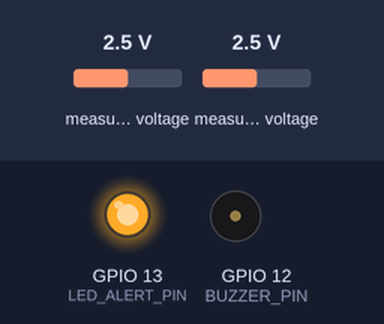
This sketch was run on a simulated ESP32. On the bench: output pins drawn as LEDs (lit = HIGH), buzzer (waves = sounding). The test bench sets the inputs (shaded band); at power-on: measured voltage 2.5 V. WiFi joins after 1.5 s; servers stay silent unless stated; uploads are accepted with an empty reply; the camera gives no picture; what the sketch prints to the serial monitor is not drawn.

Above: at 2.4 s.
At 28.2 s:
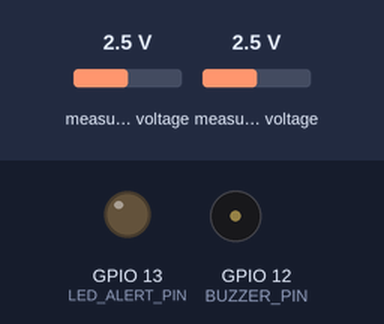
Timing chart, 0 to 29.7 s (numbered marks = the images above):
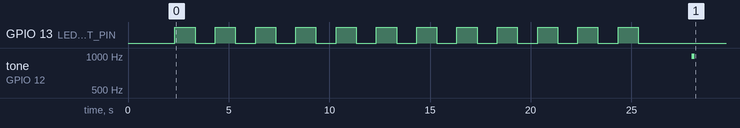

The sketch:

esp32_cam_pesticide.ino
```cpp
/**
 * ============================================================================
 * IoT-Based Detection of Pesticide in Organic Fruits and Vegetables
 * Firmware for ESP32-CAM (AI-Thinker) + ADS1115 + MQ-2 + MQ-135
 * ============================================================================
 *
 * Required Libraries (Install via Arduino IDE Library Manager):
 * 1. "Adafruit ADS1X15" by Adafruit (v2.4.0+)
 * 2. "ArduinoJson" by Benoit Blanchon (v6.21.0+)
 * 3. ESP32 Board Package by Espressif Systems (v2.0.11+)
 *
 * Board Settings in Arduino IDE:
 * - Board: "AI Thinker ESP32-CAM"
 * - CPU Frequency: 240MHz (WiFi/BT)
 * - Flash Frequency: 80MHz
 * - Flash Mode: QIO
 * - Partition Scheme: "Huge APP (3MB No OTA/1MB SPIFFS)"
 * - Core Debug Level: None / Info
 * - PSRAM: Enabled
 * ============================================================================
 */

#include "esp_camera.h"
#include <WiFi.h>
#include <Wire.h>
#include <Adafruit_ADS1X15.h>
#include <ArduinoJson.h>
#include "soc/soc.h"
#include "soc/rtc_cntl_reg.h"

#include "camera_pins.h"
#include "config.h"

// Hardware instances
Adafruit_ADS1115 ads;
WiFiClient client;

// Multipart boundary
const char* BOUNDARY = "----ESP32CamPesticideBoundary7MA4YWxkTrZu0gW";

// Function Declarations
bool initCamera();
void connectWiFi();
void warmupSensors();
void sampleSensors(float &mq2_mv, float &mq135_mv);
bool sendInspectionPayload(float mq2_mv, float mq135_mv, const String &produce);
void triggerActuators(const String &status, float risk_score);
void beep(int frequency, int duration_ms);


void setup() {
  // Disable brownout detector to prevent reboot on WiFi transmit current spikes
  WRITE_PERI_REG(RTC_CNTL_BROWN_OUT_REG, 0);

  Serial.begin(115200);
  delay(1000);
  Serial.println("\n========================================================");
  Serial.println("   IoT Organic Produce Pesticide Detection System");
  Serial.println("   Firmware: ESP32-CAM + ADS1115 + MQ2 + MQ135");
  Serial.println("========================================================");

  // Initialize GPIO Actuators
  pinMode(BUZZER_PIN, OUTPUT);
  pinMode(LED_ALERT_PIN, OUTPUT);
  pinMode(BUTTON_TRIGGER_PIN, INPUT_PULLUP);
  digitalWrite(BUZZER_PIN, LOW);
  digitalWrite(LED_ALERT_PIN, LOW);

  // 1. Initialize I2C Bus on GPIO14 (SDA) and GPIO15 (SCL)
  // This solves the ESP32-CAM ADC2 conflict with WiFi!
  Serial.printf("[*] Initializing I2C (SDA=GPIO%d, SCL=GPIO%d)...\n", I2C_SDA_PIN, I2C_SCL_PIN);
  Wire.begin(I2C_SDA_PIN, I2C_SCL_PIN);

  // 2. Initialize ADS1115 ADC
  Serial.println("[*] Connecting to ADS1115 16-bit ADC...");
  if (!ads.begin(ADS1115_I2C_ADDR, &Wire)) {
    Serial.println("[!] ERROR: ADS1115 not found at 0x48! Check wiring.");
    // Blink LED error code
    while (1) {
      digitalWrite(LED_ALERT_PIN, HIGH);
      delay(200);
      digitalWrite(LED_ALERT_PIN, LOW);
      delay(200);
    }
  }
  // GAIN_ONE: +/- 4.096V 1 bit = 0.125mV (ideal for 3.3V or scaled 5V inputs)
  ads.setGain(GAIN_ONE);
  Serial.println("[+] ADS1115 initialized successfully.");

  // 3. Initialize OV2640 Camera
  Serial.println("[*] Initializing OV2640 Camera Sensor...");
  if (!initCamera()) {
    Serial.println("[!] ERROR: Camera initialization failed!");
    while (1) { delay(1000); }
  }
  Serial.println("[+] Camera initialized successfully.");

  // 4. Sensor Warm-up Countdown
  warmupSensors();

  // 5. Connect to WiFi Network
  connectWiFi();

  Serial.println("\n[+] Setup complete. System ready for produce screening.");
  beep(1000, 150); // Ready chime
}


void loop() {
  // Check trigger condition
  bool shouldTrigger = false;

  if (OPERATION_MODE == MODE_BUTTON) {
    Serial.println("[*] Waiting for push button press to inspect produce...");
    while (digitalRead(BUTTON_TRIGGER_PIN) == HIGH) {
      delay(50);
    }
    Serial.println("[+] Button pressed! Starting inspection...");
    shouldTrigger = true;
    delay(300); // Debounce
  } else {
    // Timer Trigger Mode
    shouldTrigger = true;
  }

  if (shouldTrigger) {
    // Ensure WiFi is connected
    if (WiFi.status() != WL_CONNECTED) {
      connectWiFi();
    }

    // Step 1: Read and average MQ-2 and MQ-135 sensors via ADS1115
    float mq2_mv = 0.0, mq135_mv = 0.0;
    sampleSensors(mq2_mv, mq135_mv);

    // Step 2: Capture JPEG photo and POST to Flask ML server
    Serial.println("[*] Capturing image and sending payload to backend...");
    bool success = sendInspectionPayload(mq2_mv, mq135_mv, TARGET_PRODUCE);

    if (!success) {
      Serial.println("[!] Retrying transmission in 3 seconds...");
      delay(3000);
      sendInspectionPayload(mq2_mv, mq135_mv, TARGET_PRODUCE);
    }

    // Step 3: Handle cycle delay or deep sleep
    if (ENABLE_DEEP_SLEEP) {
      Serial.printf("[*] Entering Deep Sleep for %d seconds...\n", SLEEP_DURATION_SEC);
      esp_sleep_enable_timer_wakeup((uint64_t)SLEEP_DURATION_SEC * 1000000ULL);
      esp_deep_sleep_start();
    } else {
      Serial.printf("[*] Sleeping for %d seconds until next scan...\n\n", TIMER_INTERVAL_SEC);
      delay(TIMER_INTERVAL_SEC * 1000);
    }
  }
}


/**
 * Take multiple samples from ADS1115 and compute average millivolts
 */
void sampleSensors(float &mq2_mv, float &mq135_mv) {
  int32_t mq2_accum = 0;
  int32_t mq135_accum = 0;

  Serial.printf("[*] Sampling sensors (%d samples averaged)...\n", SENSOR_SAMPLES);
  for (int i = 0; i < SENSOR_SAMPLES; i++) {
    int16_t raw_mq2 = ads.readADC_SingleEnded(ADS_CH_MQ2);
    int16_t raw_mq135 = ads.readADC_SingleEnded(ADS_CH_MQ135);

    mq2_accum += raw_mq2;
    mq135_accum += raw_mq135;
    delay(SAMPLE_DELAY_MS);
  }

  float avg_raw_mq2 = (float)mq2_accum / SENSOR_SAMPLES;
  float avg_raw_mq135 = (float)mq135_accum / SENSOR_SAMPLES;

  // Convert raw 16-bit counts to millivolts (GAIN_ONE: 0.125 mV per LSB)
  mq2_mv = avg_raw_mq2 * 0.125f;
  mq135_mv = avg_raw_mq135 * 0.125f;

  Serial.printf("[+] MQ-2 (A0):   %.1f mV (Raw: %.0f)\n", mq2_mv, avg_raw_mq2);
  Serial.printf("[+] MQ-135 (A1): %.1f mV (Raw: %.0f)\n", mq135_mv, avg_raw_mq135);
}


/**
 * Capture camera frame and send multipart/form-data POST request
 */
bool sendInspectionPayload(float mq2_mv, float mq135_mv, const String &produce) {
  // Capture picture
  camera_fb_t *fb = esp_camera_fb_get();
  if (!fb) {
    Serial.println("[!] Camera capture failed!");
    return false;
  }
  Serial.printf("[+] JPEG captured: %u bytes (%dx%d)\n", fb->len, fb->width, fb->height);

  // Connect to Laptop Flask Server
  Serial.printf("[*] Connecting to http://%s:%d%s...\n", SERVER_HOST, SERVER_PORT, ANALYZE_ENDPOINT);
  if (!client.connect(SERVER_HOST, SERVER_PORT)) {
    Serial.println("[!] Failed to connect to Flask server!");
    esp_camera_fb_return(fb);
    return false;
  }

  // Build form fields
  String part_mq2 = String("--") + BOUNDARY + "\r\n" +
                    "Content-Disposition: form-data; name=\"mq2_raw\"\r\n\r\n" +
                    String(mq2_mv, 1) + "\r\n";

  String part_mq135 = String("--") + BOUNDARY + "\r\n" +
                      "Content-Disposition: form-data; name=\"mq135_raw\"\r\n\r\n" +
                      String(mq135_mv, 1) + "\r\n";

  String part_produce = String("--") + BOUNDARY + "\r\n" +
                        "Content-Disposition: form-data; name=\"produce_type\"\r\n\r\n" +
                        produce + "\r\n";

  String file_header = String("--") + BOUNDARY + "\r\n" +
                       "Content-Disposition: form-data; name=\"image\"; filename=\"esp32_scan.jpg\"\r\n" +
                       "Content-Type: image/jpeg\r\n\r\n";

  String footer = String("\r\n--") + BOUNDARY + "--\r\n";

  // Calculate total payload length
  size_t total_length = part_mq2.length() + part_mq135.length() + part_produce.length() +
                        file_header.length() + fb->len + footer.length();

  // Send HTTP POST headers
  client.printf("POST %s HTTP/1.1\r\n", ANALYZE_ENDPOINT);
  client.printf("Host: %s:%d\r\n", SERVER_HOST, SERVER_PORT);
  client.println("User-Agent: ESP32-CAM-Pesticide-Screen/1.0");
  client.println("Connection: close");
  client.printf("Content-Type: multipart/form-data; boundary=%s\r\n", BOUNDARY);
  client.printf("Content-Length: %u\r\n\r\n", total_length);

  // Send body parts
  client.print(part_mq2);
  client.print(part_mq135);
  client.print(part_produce);
  client.print(file_header);

  // Stream raw image buffer in 1024-byte chunks
  size_t bytes_remaining = fb->len;
  uint8_t *fb_ptr = fb->buf;
  while (bytes_remaining > 0) {
    size_t chunk_size = (bytes_remaining < 1024) ? bytes_remaining : 1024;
    client.write(fb_ptr, chunk_size);
    fb_ptr += chunk_size;
    bytes_remaining -= chunk_size;
  }
  client.print(footer);

  // Free camera buffer immediately
  esp_camera_fb_return(fb);
  Serial.println("[+] Request sent. Waiting for ML response...");

  // Read response
  unsigned long start_time = millis();
  while (!client.available()) {
    if (millis() - start_time > HTTP_TIMEOUT_MS) {
      Serial.println("[!] Server response timeout!");
      client.stop();
      return false;
    }
    delay(10);
  }

  // Skip HTTP headers to locate JSON body
  bool in_body = false;
  String json_body = "";
  while (client.available()) {
    String line = client.readStringUntil('\n');
    if (!in_body) {
      if (line == "\r" || line.length() == 0) {
        in_body = true;
      }
    } else {
      json_body += line;
    }
  }
  client.stop();

  Serial.println("\n[+] Raw Server Response:");
  Serial.println(json_body);

  // Parse JSON response
  DynamicJsonDocument doc(2048);
  DeserializationError err = deserializeJson(doc, json_body);
  if (err) {
    Serial.printf("[!] JSON parse error: %s\n", err.c_str());
    return false;
  }

  const char* status = doc["status"] | "UNKNOWN";
  float risk_score = doc["risk_score"] | 0.0;
  float confidence = doc["confidence"] | 0.0;
  const char* recommendation = doc["action_recommendation"] | "";

  Serial.println("========================================================");
  Serial.printf("   VERDICT:       %s\n", status);
  Serial.printf("   RISK SCORE:    %.1f %%\n", risk_score);
  Serial.printf("   CONFIDENCE:    %.1f %%\n", confidence);
  Serial.printf("   ACTION:        %s\n", recommendation);
  Serial.println("========================================================");

  // Actuate local Buzzer + LED
  triggerActuators(String(status), risk_score);
  return true;
}


/**
 * Drive local buzzer and LED indicators based on ML verdict
 */
void triggerActuators(const String &status, float risk_score) {
  if (status == "UNSAFE") {
    Serial.println("[!] ALERT: UNSAFE produce! Actuating alarm buzzer & LED...");
    for (int i = 0; i < 4; i++) {
      digitalWrite(LED_ALERT_PIN, HIGH);
      beep(1500, 200);
      digitalWrite(LED_ALERT_PIN, LOW);
      delay(150);
    }
  } else if (status == "MODERATE") {
    Serial.println("[*] Warning: Moderate residue. Beeping alert...");
    digitalWrite(LED_ALERT_PIN, HIGH);
    beep(900, 400);
    delay(1000);
    digitalWrite(LED_ALERT_PIN, LOW);
  } else {
    // SAFE
    Serial.println("[+] Produce is SAFE. Emitting confirmation chime.");
    digitalWrite(LED_ALERT_PIN, LOW);
    beep(600, 100);
    delay(100);
    beep(800, 150);
  }
}


/**
 * Simple tone generation on piezo buzzer pin
 */
void beep(int frequency, int duration_ms) {
  long half_period = 1000000L / (frequency * 2);
  long cycles = ((long)frequency * duration_ms) / 1000;
  for (long i = 0; i < cycles; i++) {
    digitalWrite(BUZZER_PIN, HIGH);
    delayMicroseconds(half_period);
    digitalWrite(BUZZER_PIN, LOW);
    delayMicroseconds(half_period);
  }
}


/**
 * Warm up MQ sensors to stabilize surface heating element
 */
void warmupSensors() {
  Serial.printf("[*] Sensor heating element warming up (%d seconds)...\n", QUICK_WARMUP_SEC);
  for (int s = QUICK_WARMUP_SEC; s > 0; s--) {
    Serial.printf("    Warmup countdown: %d sec remaining...\r", s);
    digitalWrite(LED_ALERT_PIN, (s % 2 == 0) ? HIGH : LOW);
    delay(1000);
  }
  digitalWrite(LED_ALERT_PIN, LOW);
  Serial.println("\n[+] Sensors operational and stabilized.");
}


/**
 * Connect to local WiFi network
 */
void connectWiFi() {
  Serial.printf("[*] Connecting to WiFi SSID: '%s'...", WIFI_SSID);
  WiFi.mode(WIFI_STA);
  WiFi.begin(WIFI_SSID, WIFI_PASSWORD);

  unsigned long start = millis();
  while (WiFi.status() != WL_CONNECTED && millis() - start < WIFI_TIMEOUT_MS) {
    delay(400);
    Serial.print(".");
  }

  if (WiFi.status() == WL_CONNECTED) {
    Serial.println("\n[+] WiFi Connected!");
    Serial.printf("    Local IP Address: %s\n", WiFi.localIP().toString().c_str());
    Serial.printf("    Target Server:    http://%s:%d\n", SERVER_HOST, SERVER_PORT);
  } else {
    Serial.println("\n[!] WiFi connection timed out! Working in offline retry mode.");
  }
}


/**
 * Configure AI-Thinker OV2640 camera pins and clock
 */
bool initCamera() {
  camera_config_t config;
  config.ledc_channel = LEDC_CHANNEL_0;
  config.ledc_timer = LEDC_TIMER_0;
  config.pin_d0 = Y2_GPIO_NUM;
  config.pin_d1 = Y3_GPIO_NUM;
  config.pin_d2 = Y4_GPIO_NUM;
  config.pin_d3 = Y5_GPIO_NUM;
  config.pin_d4 = Y6_GPIO_NUM;
  config.pin_d5 = Y7_GPIO_NUM;
  config.pin_d6 = Y8_GPIO_NUM;
  config.pin_d7 = Y9_GPIO_NUM;
  config.pin_xclk = XCLK_GPIO_NUM;
  config.pin_pclk = PCLK_GPIO_NUM;
  config.pin_vsync = VSYNC_GPIO_NUM;
  config.pin_href = HREF_GPIO_NUM;
  config.pin_sscb_sda = SIOD_GPIO_NUM;
  config.pin_sscb_scl = SIOC_GPIO_NUM;
  config.pin_pwdn = PWDN_GPIO_NUM;
  config.pin_reset = RESET_GPIO_NUM;
  config.xclk_freq_hz = 20000000;
  config.pixel_format = PIXFORMAT_JPEG;

  // Frame size & quality
  if (psramFound()) {
    config.frame_size = FRAMESIZE_VGA; // 640x480
    config.jpeg_quality = 12;          // 0-63 (lower is higher quality)
    config.fb_count = 2;
  } else {
    config.frame_size = FRAMESIZE_QVGA; // 320x240
    config.jpeg_quality = 14;
    config.fb_count = 1;
  }

  esp_err_t err = esp_camera_init(&config);
  return (err == ESP_OK);
}
```

camera_pins.h
```cpp
/**
 * ============================================================================
 * ESP32-CAM AI-Thinker Camera Pin Mapping
 * Compatible with OV2640 Image Sensor
 * ============================================================================
 */

#ifndef CAMERA_PINS_H
#define CAMERA_PINS_H

#define PWDN_GPIO_NUM     32
#define RESET_GPIO_NUM    -1
#define XCLK_GPIO_NUM      0
#define SIOD_GPIO_NUM     26
#define SIOC_GPIO_NUM     27

#define Y9_GPIO_NUM       35
#define Y8_GPIO_NUM       34
#define Y7_GPIO_NUM       39
#define Y6_GPIO_NUM       36
#define Y5_GPIO_NUM       21
#define Y4_GPIO_NUM       19
#define Y3_GPIO_NUM       18
#define Y2_GPIO_NUM        5
#define VSYNC_GPIO_NUM    25
#define HREF_GPIO_NUM     23
#define PCLK_GPIO_NUM     22

// Onboard Flash LED (optional for illumination)
#define FLASH_LED_PIN      4

#endif // CAMERA_PINS_H
```

config.h
```cpp
/**
 * ============================================================================
 * IoT Pesticide Detection - Firmware Configuration
 * ESP32-CAM + ADS1115 + MQ-2 + MQ-135 + Buzzer
 * ============================================================================
 */

#ifndef CONFIG_H
#define CONFIG_H

// --- WiFi Settings ---
#define WIFI_SSID         "YOUR_WIFI_SSID"
#define WIFI_PASSWORD     "YOUR_WIFI_PASSWORD"
#define WIFI_TIMEOUT_MS   15000

// --- Laptop / Flask Backend Server ---
// Replace with your laptop's local LAN IP (e.g., 192.168.1.150)
#define SERVER_HOST       "192.168.1.100"
#define SERVER_PORT       5000
#define ANALYZE_ENDPOINT  "/api/analyze"
#define HTTP_TIMEOUT_MS   12000

// --- I2C Pins for ADS1115 ---
// CRITICAL: ESP32-CAM ADC2 pins fail when WiFi is active.
// Using software/hardware I2C on GPIO14 (SDA) and GPIO15 (SCL) bypasses this completely.
#define I2C_SDA_PIN       14
#define I2C_SCL_PIN       15
#define ADS1115_I2C_ADDR  0x48

// ADS1115 Input Channels
#define ADS_CH_MQ2        0 // Analog channel A0: MQ-2
#define ADS_CH_MQ135      1 // Analog channel A1: MQ-135

// --- Actuator & Indicator Pins ---
#define BUZZER_PIN        12 // Piezo buzzer (Active HIGH)
#define LED_ALERT_PIN     13 // Red alert LED (Active HIGH)
#define BUTTON_TRIGGER_PIN 2 // External push-button (Active LOW with internal pull-up)

// --- Sensor Heating & Sampling ---
// MQ sensors require 24-48h initial burn-in and 3-5 min operational warm-up
#define QUICK_WARMUP_SEC  25  // Warm-up countdown on boot (seconds)
#define SENSOR_SAMPLES     5  // Number of ADS1115 samples to average per reading
#define SAMPLE_DELAY_MS   100 // Delay between successive samples (ms)

// --- Operation Trigger Mode ---
// MODE_BUTTON: wait for push button press on BUTTON_TRIGGER_PIN
// MODE_TIMER: trigger automatically every TIMER_INTERVAL_SEC
#define MODE_BUTTON       1
#define MODE_TIMER        2
#define OPERATION_MODE    MODE_TIMER
#define TIMER_INTERVAL_SEC 15 // Time between automatic scans in timer mode

// --- Produce Under Inspection ---
#define TARGET_PRODUCE    "Apple"

// --- Deep Sleep Option ---
#define ENABLE_DEEP_SLEEP false
#define SLEEP_DURATION_SEC 60

#endif // CONFIG_H
```

Measured:
- by itself, tone on GPIO 12 (BUZZER_PIN): silent → 992 Hz at 28.0 s, → silent 0.16 s later
